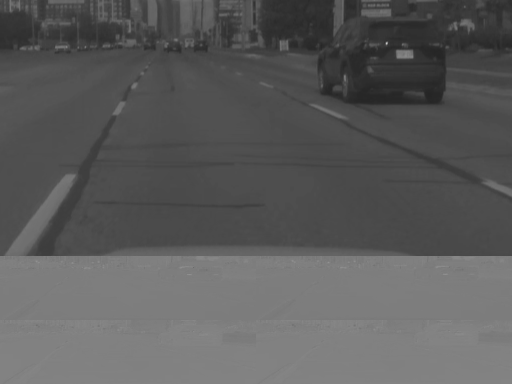
#> input picture test1.png, 512 x 384 px, given in place of test_monkey.hevc, which was not available
$ python old_code.py
#> lines starting #> are read from the running program, lines starting #| are printed output that depends on the picture; after the words box and inside, x2 and y2 are one past the last pixel; in counts of white or black regions, pixels touching at a corner belong together; pictures that were not available may be replaced by others from this repository, and a replacement may not be noted
import numpy as np
import cv2


# Not gonna bother documenting this code, don't use it its bad

# Press the green button in the gutter to run the script.
if __name__ == '__main__':

    cap = cv2.VideoCapture('test_monkey.hevc')
    car_cascade = cv2.CascadeClassifier('haarcascade_car.xml')

    while True:
        ret, frame = cap.read()
#> frame is the input picture: shape (384, 512, 3); min 37, max 200, mean 91.4
        frame = cv2.resize(frame, (640,480))
#> frame: shape (480, 640, 3)
        gray = cv2.cvtColor(frame, cv2.COLOR_BGR2GRAY)
        cars = car_cascade.detectMultiScale(gray, 1.1, 2)
#> cars = [[59, 42, 38, 38], [516, 96, 47, 47]]
        max_area = 0
        max_x = 0
        max_y = 0
        max_w = 0
        max_h = 0

        for (x, y, w, h) in cars:
            area = (w*h)
            if area >= max_area:
                max_x = x
                max_y = y
                max_h = h
                max_w = w
#> this loop made 2 passes
#> (x, y, w, h, area, max_x, max_y, max_h) on passes 1 to 2: (59, 42, 38, 38, 1444, 59, 42, 38), (516, 96, 47, 47, 2209, 516, 96, 47)

        cv2.rectangle(frame, (max_x, max_y), (max_x + max_w, max_y + max_h), (0, 0, 255), 2)
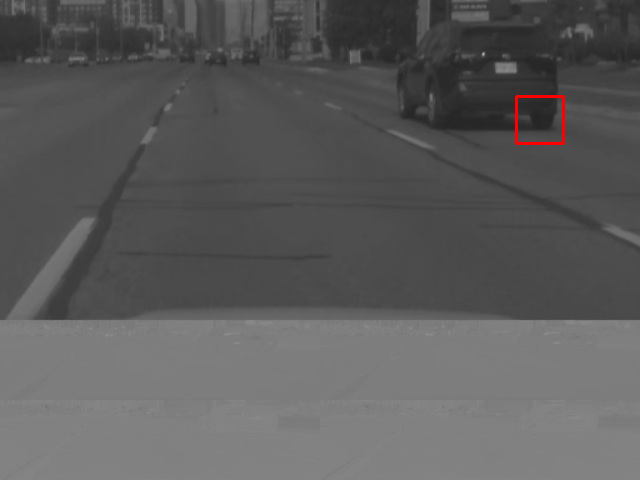
#> frame: shape (480, 640, 3); mean B, G, R 91.2, 91.2, 91.7
        # Display frames in a window
        cv2.imshow('Car Detection', frame)
            # Wait for Enter key to stop
        if cv2.waitKey(16) == 13:
#> (key Esc is pressed here)
            break

    cv2.destroyAllWindows()

# See PyCharm help at https://www.jetbrains.com/help/pycharm/

$ run again, on transformed_frame.png
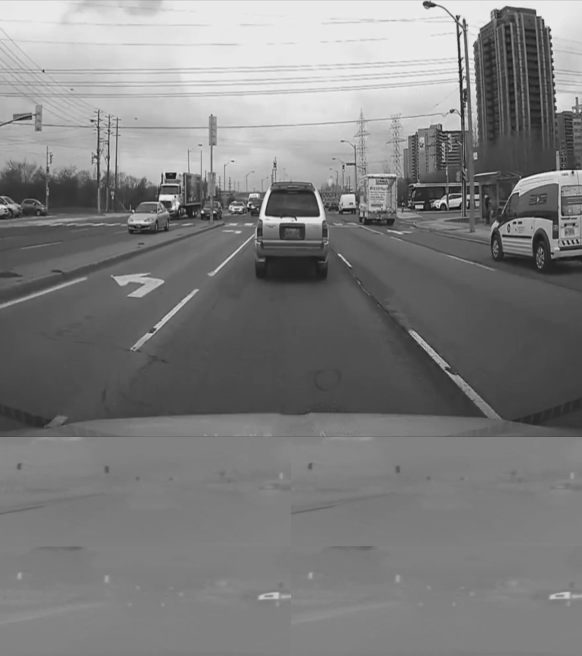
#> input picture transformed_frame.png, 1164 x 1311 px, given in place of test_monkey.hevc, which was not available (shown at 1/2 size)
#> frame is the input picture: shape (1311, 1164, 3); min 16, max 235, mean 126.9
#> `frame = cv2.resize(frame, (640,480))`:
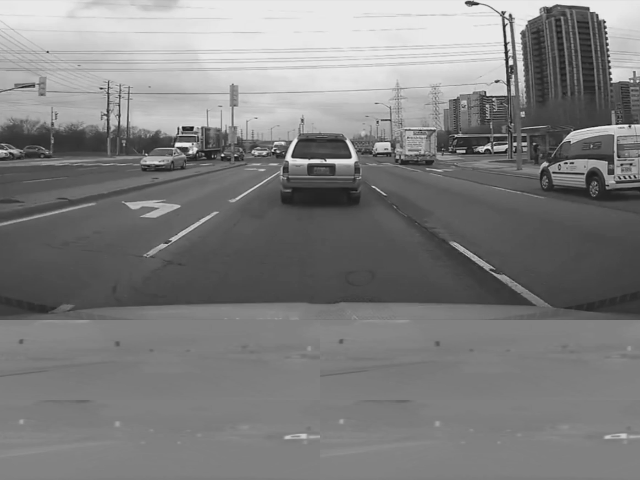
#> frame: shape (480, 640, 3); min 16, max 235, mean 126.9
#> cars = [[131, 141, 44, 44], [480, 265, 58, 58]]
#> the loop `for (x, y, w, h) in cars:` made 2 passes
#> (x, y, w, h, area, max_x, max_y, max_h) on passes 1 to 2: (131, 141, 44, 44, 1936, 131, 141, 44), (480, 265, 58, 58, 3364, 480, 265, 58)
#> `cv2.rectangle(frame, (max_x, max_y), (max_x + max_w, max_y + max_h), (..`:
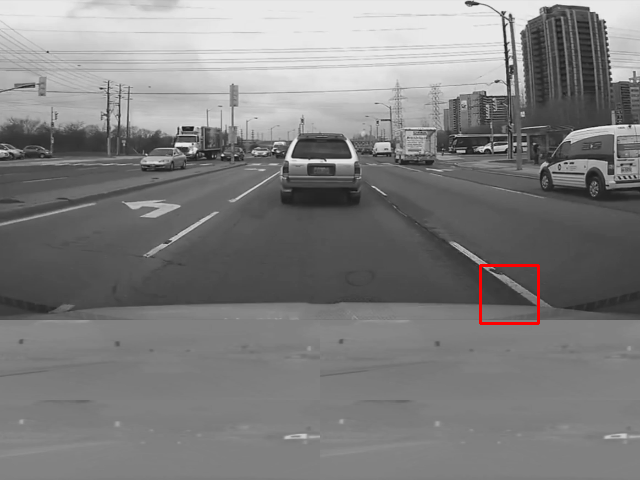
#> frame: shape (480, 640, 3); 0.23% of pixels changed, all inside (x1, y1, x2, y2) = (479, 264, 540, 325)
